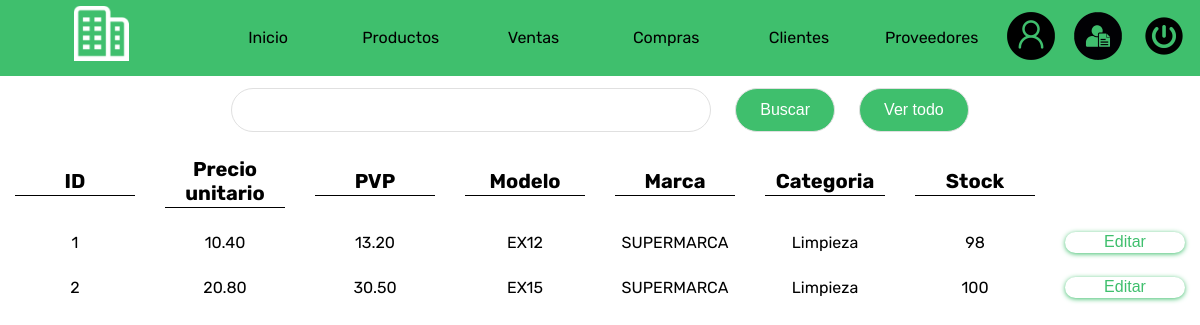
Screenshot of /productos.php (signed in) with the database file from the repository.
### tables this page shows
CREATE TABLE `productos` (
  `id_producto` varchar(6) NOT NULL,
  `precio_unitario` decimal(9,2) DEFAULT NULL,
  `pvp` decimal(9,2) DEFAULT NULL,
  `modelo` varchar(30) DEFAULT NULL,
  `marca` varchar(30) DEFAULT NULL,
  `categoria` varchar(20) DEFAULT NULL,
  `descripcion` varchar(60) DEFAULT NULL,
  `stock` int(6) DEFAULT NULL,
  `final` tinyint(1) NOT NULL
);

### Db/Con1Db.php (called while the page is built)
<?php
class Connection
{
    public static function conn1()
    {
        $mysqli = new mysqli('localhost', 'root','', 'erp');
        if($mysqli->connect_errno)
        {
            printf("Error en la conexion: %s\n", $mysqli->coneect_errno);
        }
        else
        {
            $mysqli->set_charset('utf8');
            return $mysqli;
        }
    }
}
?>

### Models/Datos1Model.php (called while the page is built, shortened)
<?php
class Datos
{
    private $mysqli;
    private $data;
    public function __construct()
    {
        $this->mysqli= Connection::conn1();
        $this->data=array();
    }
    public function getData1($sql)
    {
        $result = $this->mysqli->query($sql);
        while($rows=$result->fetch_object())
        {
            $this->data[]=$rows;
        }
        return $this->data;
    }
}
?>

### Controllers/ProductosController1.php (the view)
<?php
if(file_exists("../Db/Con1Db.php"))
{
    require_once "../Db/Con1Db.php";
    require_once "../Models/Datos1Model.php";
}
elseif(file_exists("Db/Con1Db.php"))
{
    require_once "Db/Con1Db.php";
    require_once "Models/Datos1Model.php";
}
$objData = new Datos;
$buscaproducto = "select * from productos";
$data = $objData->getData1($buscaproducto);
if(empty($data))
{
    echo"
    <div class='bloque1'>
    No hay datos
    </div>
    ";
}else{
    echo"
    <div class='bloque0'>
    <div class='bloque1'><h1 class='border'>ID</h1></div>
    <div class='bloque1'><h1 class='border'>Precio unitario</h1></div>
    <div class='bloque1'><h1 class='border'>PVP</h1></div>
    <div class='bloque1'><h1 class='border'>Modelo</h1></div>
    <div class='bloque1'><h1 class='border'>Marca</h1></div>
    <div class='bloque1'><h1 class='border'>Categoria</h1></div>
    <div class='bloque1'><h1 class='border'>Stock</h1></div>
    <div class='bloque1'></div>
    </div>
    ";
    foreach($data as $row)
    {
        echo"
        <div class='bloque0'>
            <div class='bloque1'>$row->id_producto</div>
            <div class='bloque1'>$row->precio_unitario</div>
            <div class='bloque1'>$row->pvp</div>
            <div class='bloque1'>$row->modelo</div>
            <div class='bloque1'>$row->marca</div>
            <div class='bloque1'>$row->categoria</div>
            <div class='bloque1'>$row->stock</div>
            <div class='bloque1'><a class='editar' href='editarproducto.php?id=$row->id_producto'>Editar</a></div>
            </div>
        ";
    }
}
?>

### Assets/css/style.css (style rules this page uses)
* { padding: 0; margin: 0; box-sizing: border-box; font-family: 'Rubik', sans-serif; text-align: center; }
.bloque0 { display: flex; flex-direction: row; align-items: center; justify-content: center; width: 100%; padding: 1% 0; }
.bloque1 { display: flex; flex-direction: row; align-items: center; justify-content: center; width: 100%; }
.border { border-bottom: 1px solid black; padding: 1% 0; width: 80%; margin: 0 auto; }
h1.border { font-size: 2.5vh; text-align: center; }
.editar { background-color: #ffffff; border-radius: 14px; color: #3FBF6D; box-shadow:0px 1px 5px 0px #3FBF6D; text-align: center; font-family: Arial, Helvetica, sans-serif; padding: 1% 2%; width: 80%; text-decoration: none; }

### rows the page displays
productos: id_producto "1", precio_unitario "10.40", pvp "13.20", modelo "EX12", marca "SUPERMARCA", categoria "Limpieza", stock "98"
productos: id_producto "2", precio_unitario "20.80", pvp "30.50", modelo "EX15", marca "SUPERMARCA", categoria "Limpieza", stock "100"
